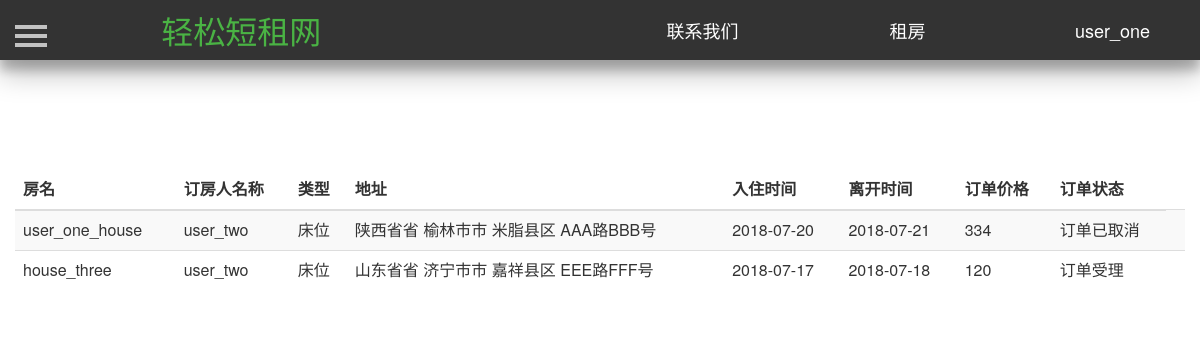
Screenshot of /rent_house/ (signed in) with the database file from the repository.
### Renting/models.py (models this page shows, shortened)
class User(db.Model):
    id = db.Column(db.Integer, primary_key=True, autoincrement=True)  # ID 用户唯一的标识
    username = db.Column(db.String(50), unique=True)  # 用户名  唯一   最大50个字符
    password = db.Column(db.String(100))  # 密码   最大100个字符
    phone_number = db.Column(db.Integer, unique=True)  # 手机号码
    email = db.Column(db.String(100), unique=True)  # 邮箱  唯一
    salt = db.Column(db.String(32))  # 密码加盐

class House(db.Model):
    id = db.Column(db.Integer, primary_key=True, autoincrement=True)  # ID 房屋唯一的标识
    house_name = db.Column(db.String(25))  # 房屋名  唯一   最大25个字符
    house_type = db.Column(db.Integer)  # 房屋类型，0表示整租，1表示单间 ，2表示床位
    area = db.Column(db.Integer)  # 房屋面积
    people = db.Column(db.Integer)  # 可住人数
    bedroom = db.Column(db.Integer)  # 卧房数
    toilet = db.Column(db.Integer)  # 卫生间数
    kitchen = db.Column(db.Integer)  # 是否有厨房
    bed = db.Column(db.Integer)  # 床位数
    bed_type = db.Column(db.Integer)  # 床型 0表示单人床  1表示双人床
    price = db.Column(db.Integer)  # 租一天的价格
    description = db.Column(db.String(200))  # 房屋描述
    facility = db.Column(db.String(10))  # 房屋设施，0表示无，1表示有
    province = db.Column(db.String(10))  # 省
    city = db.Column(db.String(10))  # 市
    district = db.Column(db.String(10))  # 地区
    address = db.Column(db.String(100))  # 具体地址
    username = db.Column(db.String(10), db.ForeignKey('user.username'))  # 房屋主人的名字，外键
    status = db.Column(db.Integer)  # 房屋状态，0表示未审核，1表示通过,2表示未通过
    url_one = db.Column(db.String(100))  # 房屋图片
    url_two = db.Column(db.String(100))  # 房屋图片
    url_three = db.Column(db.String(100))  # 房屋图片
    url_four = db.Column(db.String(100))  # 房屋图片
    url_five = db.Column(db.String(100))  # 房屋图片

class Order(db.Model):
    id = db.Column(db.Integer, primary_key=True, autoincrement=True)  # 订单唯一的ID
    house_id = db.Column(db.Integer, db.ForeignKey('house.id'))  # 房屋ID 作为外键
    seller = db.Column(db.String(10), db.ForeignKey('user.username'))  # 房屋的卖家  作为外键
    renter = db.Column(db.String(10), db.ForeignKey('user.username'))  # 房屋租户  作为外键
    start_time = db.Column(db.Date)  # 订单开始时间
    end_time = db.Column(db.Date)  # 订单结束时间
    total_price = db.Column(db.Integer)  # 订单的价格
    status = db.Column(db.Integer)  # 订单状态 0表示订单已取消  1表示订单未受理  2表示订单受理  3表示订单正在取消

### Renting/views.py (the view)
@app.route('/rent_house/', methods={'post', 'get'})
def rent_myhouse():
    username = current_user.username
    result_seller = []
    seller_list = Order.query.filter_by(seller=username, status=0).all()
    seller_list_two = Order.query.filter_by(seller=username, status=2).all()
    for item in seller_list:
        one = {}
        one_house = House.query.filter_by(id=item.house_id).first()
        one['order'] = item
        one['house'] = one_house
        result_seller.append(one)
    for item in seller_list_two:
        one = {}
        one_house = House.query.filter_by(id=item.house_id).first()
        one['order'] = item
        one['house'] = one_house
        result_seller.append(one)
    return render_template('rent_house.html', result_seller=result_seller)

### Renting/models.py (called while the page is built)
@login_manager.user_loader
def load_user(userid):
    return User.query.get(userid)

### Renting/templates/rent_house.html (shortened to what this page needs)
<!DOCTYPE html>
<html lang="en">
	<head>
        <link href="https://cdn.bootcss.com/bootstrap/3.3.7/css/bootstrap.min.css" rel="stylesheet">
        <link href="/static/css/navigation.css" rel="stylesheet">
        <link href="/static/css/profile.css" rel="stylesheet">
         <link href="/static/css/sidebar.css" rel="stylesheet">
        <link type="text/css" href="/static/css/dialog.css"  rel="stylesheet"/>
	</head>
	<body>
		<header class="header-navigation" id="header">
		<nav>
			<div class="row">
				<div class="col-md-3">
					<a href="/index/"><font color="#4ab344" style="color: rgb(74, 179, 68);" size="6">轻松短租网</font></a>
				</div>
				<div class="col-md-2 title">
					<a href="/contact/"><font color="#FFFFFF" style="color: rgb(255, 255, 255);" size="4">联系我们</font></a>
				</div>
				<div class="col-md-2 title">
					<a href="/mainpage/" target="_blank"><font color="#FFFFFF" style="color: rgb(255, 255, 255);" size="4">租房</font></a>
				</div>
				<div class="col-md-2 title">
					{% if current_user.is_authenticated %}
					<a href="/profile/{{current_user.id}}">
						<font color="#FFFFFF" style="color: rgb(255, 255, 255);" size="4">
							{{current_user.username}}
						</font>
					</a>
					{% else %}
					<a href="/reglogin/">
						<font color="#FFFFFF" style="color: rgb(255, 255, 255);" size="4">
							登陆注册
						</font>
					</a>
					{% endif %}
				</div>
			</div>
		</nav>
		</header>
       <div id="wrapper" style="margin-top=25px">
            <div id="page-content-wrapper">
                <button type="button" class="hamburger is-closed animated fadeInLeft" data-toggle="offcanvas">
                    <span class="hamb-top"></span>
                    <span class="hamb-middle"></span>
                    <span class="hamb-bottom"></span>
                </button>
                <div class="container">
                    <div class="row">
                        <table class="table table-striped" style="margin-top:100px">
                            <thead>
                                <tr>
                                    <th>房名</th>
                                    <th>订房人名称</th>
                                    <th>类型</th>
                                    <th>地址</th>
                                    <th>入住时间</th>
                                    <th>离开时间</th>
                                    <th>订单价格</th>
                                    <th>订单状态</th>
                                </tr>
                            </thead>
                            <tbody>
                            {% for item in result_seller: %}
                                <tr>
                                    <td>{{item['house'].house_name}}</td>
                                    <td>{{item['order'].renter}}</td>
                                    {% if item['house'].house_type==0 %}
                                    <td>整租</td>
                                    {% elif item['house'].house_type==1 %}
                                    <td>单间</td>
                                    {% else %}
                                    <td>床位</td>
                                    {% endif %}
                                    <td>{{item['house'].province}}省 {{item['house'].city}}市
                                        {% if item['house'].district !=None %}
                                        {{item['house'].district}}区
                                        {% endif %}
                                        {{item['house'].address}}
                                    </td>
                                    <td>{{item['order'].start_time}}</td>
                                    <td>{{item['order'].end_time}}</td>
                                    <td>{{item['order'].total_price}}</td>
                                    {% if item['order'].status == 0%}
                                    <td>订单已取消<td>
                                    {% elif item['order'].status == 1 %}
                                    <td>订单未受理<td>
                                    {% elif item['order'].status == 2 %}
                                    <td>订单受理<td>
                                    {% elif item['order'].status == 3 %}
                                    <td>订单取消中<td>
                                    {% endif %}
                                </tr>
                            {% endfor %}
                            </tbody>
                        </table>
                    </div>
                </div>
            </div>
        </div>
    </body>
</html>

### Renting/static/css/navigation.css (style rules this page uses)
.header-navigation { position: fixed; top: 0; width: 100%; height: 60px; line-height: 60px; background-color: #333; text-align: center; box-shadow: 0 14px 28px rgba(0,0,0,0.25), 0 10px 10px rgba(0,0,0,0.22); z-index: 10 }

### Renting/static/css/profile.css (style rules this page uses)
.header-navigation { position: fixed; top: 0; width: 100%; height: 60px; line-height: 60px; background-color: #333; text-align: center; box-shadow: 0 14px 28px rgba(0,0,0,0.25), 0 10px 10px rgba(0,0,0,0.22); z-index: 9990; }

### Renting/static/css/sidebar.css (style rules this page uses)
body { position: relative; overflow-x: hidden; }
body, html { height: 100%; background-color: #FFFFFF !important; }
#wrapper { -moz-transition: all 0.5s ease; -o-transition: all 0.5s ease; -webkit-transition: all 0.5s ease; padding-left: 0; transition: all 0.5s ease; }
#page-content-wrapper { padding-top: 70px; width: 100%; }
.hamburger { background: transparent; border: none; display: block; height: 32px; margin-left: 15px; position: fixed; top: 20px; width: 32px; z-index: 9999; }
.hamburger.is-closed:before { -webkit-transform: translate3d(0, 0, 0); -webkit-transition: all 0.35s ease-in-out; color: #ffffff; content: ''; display: block; font-size: 14px; line-height: 32px; opacity: 0; text-align: center; width: 100px; }
.hamburger.is-closed .hamb-top { -webkit-transition: all 0.35s ease-in-out; background-color: rgba(255, 255, 255, 0.7); top: 5px; }
.hamburger.is-closed .hamb-middle { background-color: rgba(255, 255, 255, 0.7); margin-top: -2px; top: 50%; }
.hamburger.is-closed .hamb-bottom { -webkit-transition: all 0.35s ease-in-out; background-color: rgba(255, 255, 255, 0.7); bottom: 5px; }
.hamburger.is-closed .hamb-top, .hamburger.is-closed .hamb-middle, .hamburger.is-closed .hamb-bottom, .hamburger.is-open .hamb-top, .hamburger.is-open .hamb-middle, .hamburger.is-open .hamb-bottom { height: 4px; left: 0; position: absolute; width: 100%; }

### Renting/static/css/dialog.css (style rules this page uses)
body, html { font-size: 100%; margin: 0; }
*,:after,:before { box-sizing:border-box }
input, button { outline: none; border: none; }

### rows the page displays
User: username "user_one"
House: house.house_name "user_one_house", house.province "陕西省", house.city "榆林市", house.district "米脂县", house.address "AAA路BBB号"
Order: order.renter "user_two", order.start_time "2018-07-20", order.end_time "2018-07-21", order.total_price "334"
House: house.house_name "house_three", house.province "山东省", house.city "济宁市", house.district "嘉祥县", house.address "EEE路FFF号"
Order: order.renter "user_two", order.start_time "2018-07-17", order.end_time "2018-07-18", order.total_price "120"
